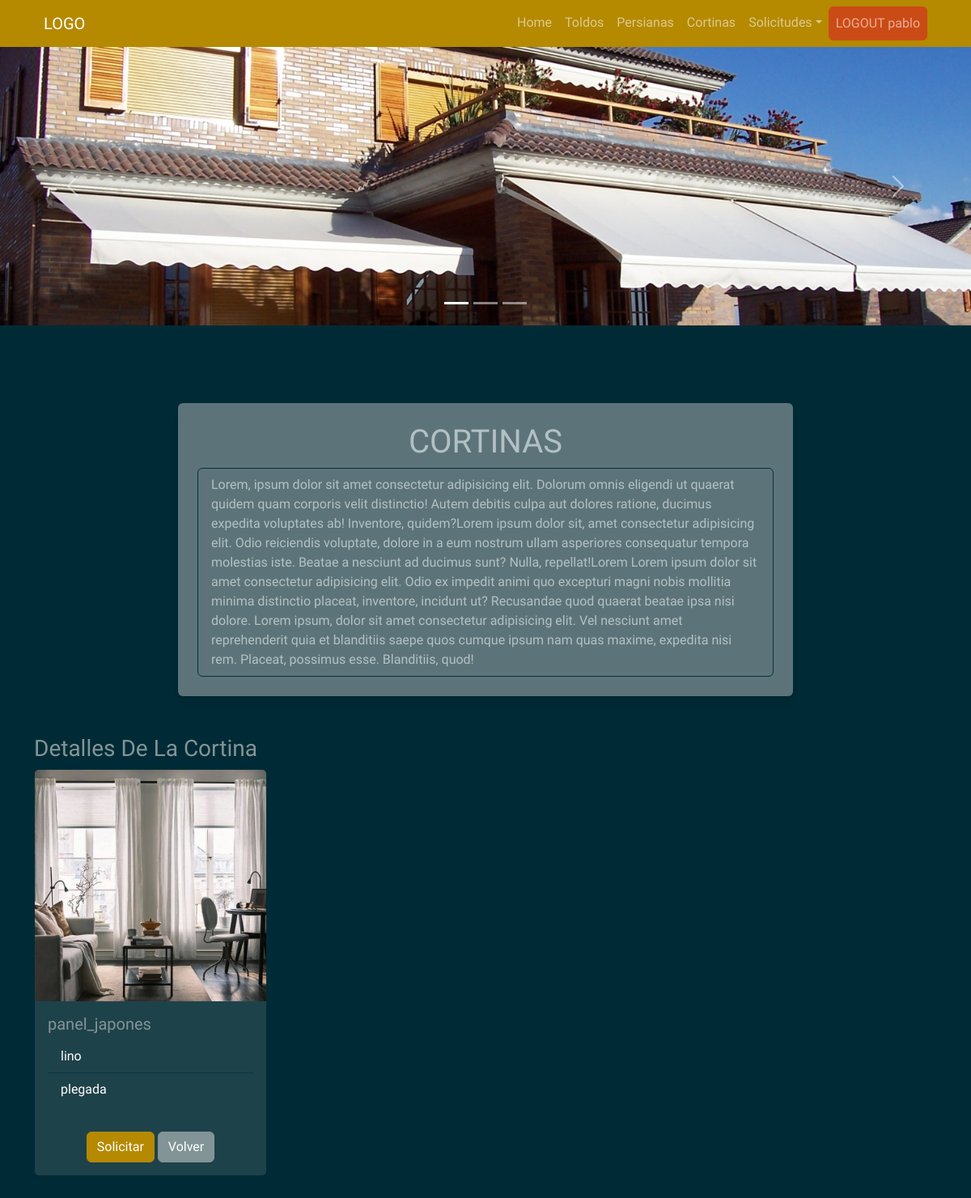
The page /cortinas_user (signed in) on the database as committed earlier.
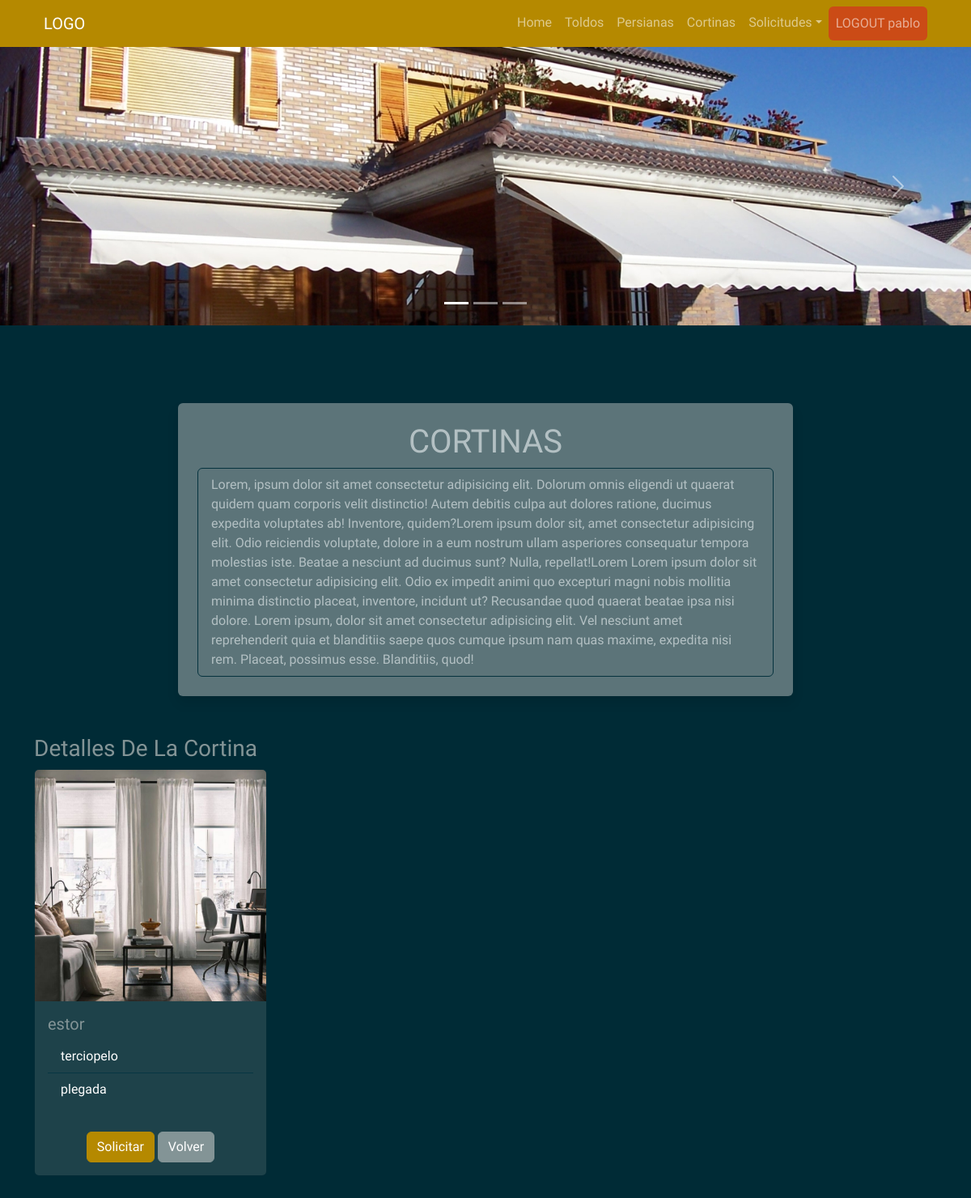
The same page on the database as committed later.
### myapp/models.py (models this page shows)
    class Cortina(db.Model):
        __tablename__ = "Cortina"  # Nombre de la tabla que se crea
        Cortina_id = db.Column("cortina_id", db.Integer, Sequence(
            'cortina_id_seq'),  primary_key=True)
        Tipo = db.Column(db.String(20))
        Tejido = db.Column(db.String(30))
        Estilo = db.Column(db.String(30))
        Imagen = db.Column(db.String(30))

### myapp/views.py (the view)
    @app.route("/cortinas_user", methods=["GET", "POST"])
    def cortinas_user():
        list_cortina = db_access["list_cortinas"]
        cortinas = list_cortina()
        usuario = session['usuario']
        usu = usuario
        return render_template("user/cortinas/cortinas_user.html", cortinas=cortinas, usu=usu)

### myapp/templates/user/cortinas/cortinas_user.html (shortened to what the changed rows need)
<!DOCTYPE html>
<html>
<head>
    <link href="https://cdn.jsdelivr.net/npm/bootstrap@5.1.3/dist/css/bootstrap.min.css" rel="stylesheet"
>
    <link rel="stylesheet" href="../static/style/bootstrap.min(8).css">
    <link href="https://cdnjs.cloudflare.com/ajax/libs/font-awesome/4.0.3/css/font-awesome.css" rel="stylesheet">
</head>
<body>
    {% include 'includes/navbar_user.html' %}
    <section class="pt-5 pb-5">
        <div class="container">
            <div class="row justify-content-center mt-5">
                <div class="col-8 bg-secondary p-4 rounded shadow text-white" style="opacity: 0.7;">
                    <h1 class=" row justify-content-center ">CORTINAS</h1>
                </div>
            </div>
            <div class="row mt-5">
                {% for cortina in cortinas %}
                <div class="col-4">
                    <p class="list-group">
                    <h3>Detalles De La Cortina</h3>
                    <div class="card" style="width: 18rem;">
                        <img src="../static/style/img/{{cortina.Imagen}}" class="card-img-top" alt="...">
                        <div class="card-body">
                            <h5 class="card-title">
                                {{cortina.Tipo}}
                            </h5>
                            <ul class="list-group list-group-flush">
                                <li class="list-group-item">
                                    {{cortina.Tejido}}
                                </li>
                                <li class="list-group-item">
                                    {{cortina.Estilo}}
                                </li>
                            </ul>
                        </div>
                        <div class="card-body mx-auto">
                            <a class="btn btn-primary" href="/details_cortina/{{cortina.Cortina_id}}">Solicitar</a>
                            <a class="btn btn-secondary" href="#">Volver</a>
                        </div>
                    </div>
                    </p>
                </div>
                {% endfor %}
            </div>
        </div>
    </section>
</body>
</html>

Rows that differ between the two databases and show on the page:
changed Cortina "plegada": Tipo "panel_japones" → "estor"; Tejido "lino" → "terciopelo"
